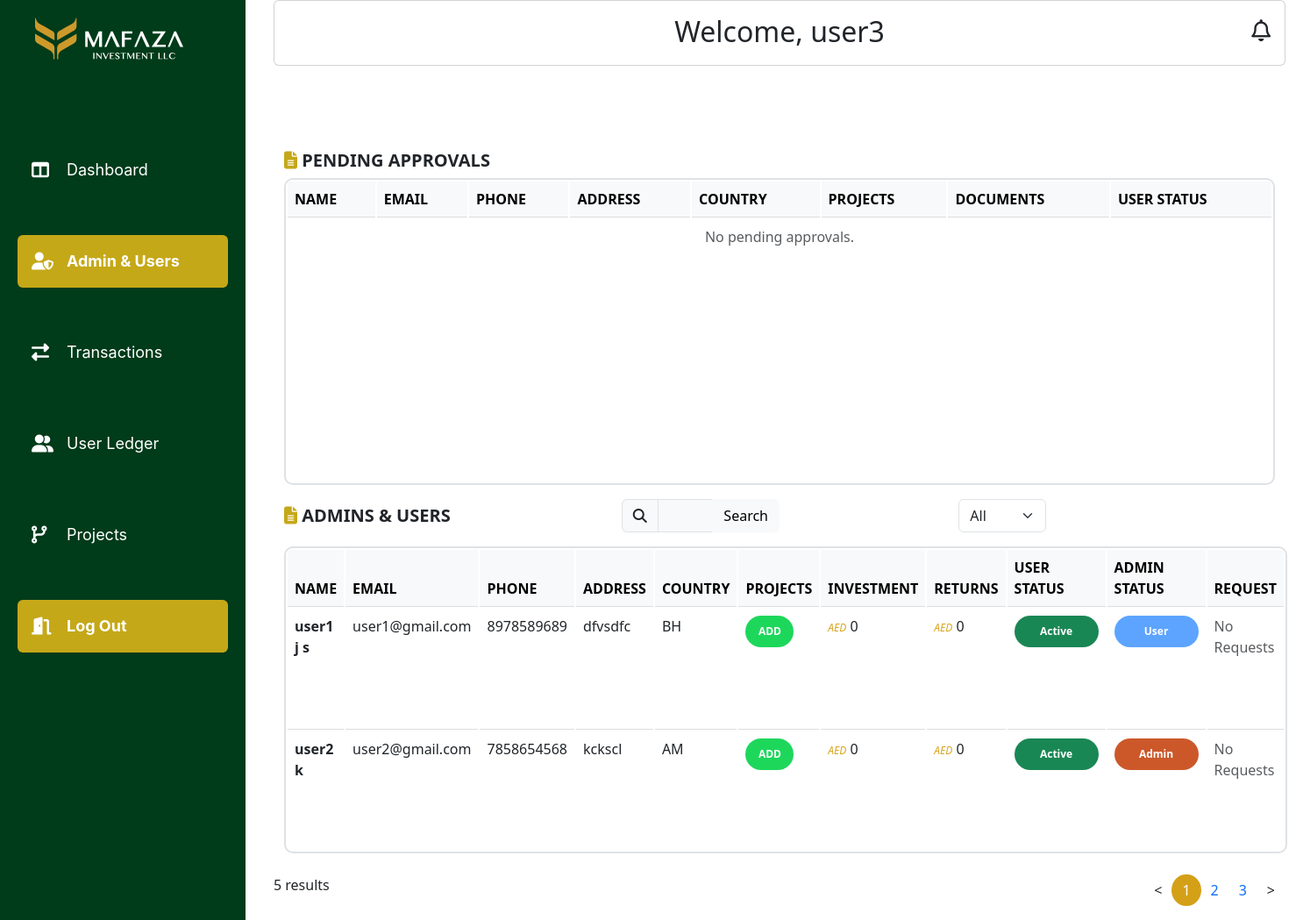
The app's page /mafazapp/adminusers/ (signed in) with its own data.
### mafazapp/models.py (models this page shows, shortened)
class CustomUser(AbstractUser):
    id = models.UUIDField(primary_key=True, default=uuid.uuid4, editable=False)
    phone_number = models.CharField(max_length=15)
    address = models.TextField()
    country = CountryField()
    status = models.CharField(max_length=20, choices=STATUS_CHOICES, default='PENDING')
    is_approved = models.BooleanField(default=False)
    created_at = models.DateTimeField(auto_now_add=True)
    has_requested = models.BooleanField(default=False)

### mafazapp/views.py (the view, shortened to what this page needs)
# urls.py: path('adminusers/', views.adminusers, name='adminusers'),
@user_passes_test(admin_required, login_url='login')
def adminusers(request):
    User = get_user_model()
    search_query = request.GET.get('search', '')
    user_type = request.GET.get('user_type', '')
    users = User.objects.exclude(is_superuser=True)
    if user_type:
        if user_type == 'Admin':
            users = users.filter(is_staff=True)
        elif user_type == 'User':
            users = users.filter(is_staff=False)
    approved_users = users.filter(is_approved=True)
    pending_users = users.filter(is_approved=False)
    requested_users = approved_users.filter(has_requested=True)
    paginator = Paginator(approved_users, 2)
    page_number = request.GET.get('page')
    page_users = paginator.get_page(page_number)
    projects = InvestmentProject.objects.all()
    form = UserProjectAssignmentForm()
    return render(request, 'adminusers.html', {
        'users': page_users,
        'pending_users': pending_users,
        'requested_users': requested_users,
        'search_query': search_query,
        'user_type': user_type,
        'projects': projects,
        'form': form,
    })

### mafazapp/templates/adminusers.html (shortened to what this page needs)
{% load static %}
<!DOCTYPE html>
<html lang="en">
<head>
    <link rel="stylesheet" type="text/css" href="{% static 'css/style.css' %}">
    <link href="https://cdn.jsdelivr.net/npm/bootstrap@5.3.0/dist/css/bootstrap.min.css" rel="stylesheet">
    <link rel="stylesheet" href="https://cdnjs.cloudflare.com/ajax/libs/font-awesome/6.5.1/css/all.min.css">
</head>
<body >
    <div class="sidebar" id="sidebar" >
        <div class="col-lg-4 col-md-12 col-sm-12 col-12 logo">
            <img src="{% static 'images/logo.svg' %}" alt="Logo" class="img-fluid ">
        </div>
<br><br><br><br>
<nav class="sidebar-menu">
    <a href="{% url 'admindashboard' %}" class="nav-link">
        <i class="fa-solid fa-table-columns"></i> Dashboard
    </a>
    <a href="{% url 'adminusers' %}" class="nav-link active">
        <i class='fas fa-user-shield'></i>
        Admin & Users
    </a>
    <a href="{% url 'admintransaction' %}" class="nav-link">
        <i class="fa-solid fa-exchange-alt"></i>
        Transactions
    </a>
    <a href="{% url 'userledger' %}" class="nav-link">
        <i class="fa-solid fa-user-group"></i>
          User Ledger
    </a>
    <a href="{% url 'adminprojects' %}" class="nav-link">
        <i class="fa-solid fa-code-branch"></i>
             Projects
    </a>
<a href="{% url 'logout' %}" class="nav-link logout">
        <i class="fa-solid fa-door-open"></i>
             Log Out
    </a>
</nav>
</div>
<div class="content">
    <div class="container-fluid" >
        <div class="row">
            <div class="col-lg-12 col-md-12 col-sm-12 col-12">
                <div class="card p-3">
                    <h2 class="text-center">Welcome, {{ request.user.first_name }}</h2>
                    <div class="icons">
                        <i class="fa-regular fa-bell"></i>
                    </div>
                </div>
            </div>
        </div>
                <br><br><br>
                <div class="container-fluid mt-4">
                    <h5 class="fw-bold text-uppercase"> <i class="fas fa-file-alt"></i> Pending Approvals</h5>
                    <table class="table">
                        <thead class="table-light">
                            <tr>
                                <th>NAME</th>
                                <th>Email</th>
                                <th>Phone</th>
                                <th>Address</th>
                                <th>Country</th>
                                <th>PROJECTS</th>
                                <th>DOCUMENTS</th>
                                <th>USER STATUS</th>
                            </tr>
                        </thead>
                        <tbody>
                            {% for user in pending_users %}
                            <tr>
                                <td><strong>{{ user.first_name }} {{ user.last_name }}</strong></td>
                                <td>{{ user.email }}</td>
                                <td>{{ user.phone_number }}</td>
                                <td>{{ user.address }}</td>
                                <td>{{ user.country }}</td>
                                <td>WizeGlow</td>
                                <td><a href="#" class="text-primary">UPLOAD DOCUMENTS</a></td>
                                <td>
                                    <form method="POST" action="{% url 'adminusers' %}">
                                        {% csrf_token %}
                                        <input type="hidden" name="user_id" value="{{ user.id }}">
                                        <button type="submit" name="action" value="confirm_toggle"
                                            class="badge2 bg-warning text-dark">
                                            PENDING
                                        </button>
                                    </form>
                                </td>
                            </tr>
                            {% empty %}
                            <tr>
                                <td colspan="8" class="text-center text-muted">No pending approvals.</td>
                            </tr>
                            {% endfor %}
                        </tbody>
                    </table>
                    <div class="row align-items-center">
                        <div class="col-lg-4 col-md-4 col-sm-12 col-12  mb-2 mb-md-0">
                            <h5 class="fw-bold text-uppercase me-3 mb-0">
                                <i class="fas fa-file-alt"></i> Admins & Users
                            </h5>
                        </div>
                        <div class=" col-lg-4 col-md-4 col-sm-12  col-12 col-md">
                            <form method="GET" action="{% url 'adminusers' %}">
                            <div class="input-group w-50">
                                <span class="input-group-text"><i class="fas fa-search"></i></span>
                                <input type="text" name="search" class="form-control bg-light" value="{{ search_query }}">
                                <button type="submit" class="btn btn-light">Search</button>
                            </form>
                            </div>
                        </div>
                        <div class="col-lg-4 col-md-4 col-sm-12 col-12  mt-2 mt-md-0">
                            <form method="GET" action="{% url 'adminusers' %}">
                                <select name="user_type" class="form-select w-auto" onchange="this.form.submit()">
                                    <option value="" {% if not user_type %}selected{% endif %}>All</option>
                                </select>
                            </form>
                        </div>
                    </div>
                    <table class="table mt-3">
                        <thead class="table-light">
                            <tr>
                                <th>NAME</th>
                                <th>Email</th>
                                <th>Phone</th>
                                <th>Address</th>
                                <th>Country</th>
                                <th>PROJECTS</th>
                                <th>INVESTMENT</th>
                                <th>RETURNS</th>
                                <th>USER STATUS</th>
                                <th>ADMIN STATUS</th>
                                <th>REQUEST</th>
                            </tr>
                        </thead>
                        <tbody>
                            {% for user in users %}
                            <tr>
                                <td><strong>{{ user.first_name }} {{ user.last_name }}</strong></td>
                                <td>{{ user.email }}</td>
                                <td>{{ user.phone_number }}</td>
                                <td>{{ user.address }}</td>
                                <td>{{ user.country }}</td>
                                <td>
                                    <button class="badge4 assign-btn" data-bs-toggle="modal" data-bs-target="#assignProjectModal"
                                    data-user-id="{{ user.id }}" data-username="{{ user.username }}">
                                    ADD
                                    </button>
                                </td>
                                <td><span class="currency">AED</span> 0</td>
                                <td><span class="currency">AED</span> 0</td>
                                <td>
                                    <form method="POST" action="{% url 'adminusers' %}">
                                        <button type="submit" name="action" value="confirm_toggle"
                                            class="badge3 {% if user.is_approved %}bg-success{% else %}bg-warning{% endif %}">
                                            {% if user.is_approved %} Active {% else %} Pending {% endif %}
                                        </button>
                                    </form>
                                </td>
                                <td>
                                    <form method="POST" action="{% url 'adminusers' %}">
                                        <button type="submit" name="action" value="{% if user.is_staff %}demote{% else %}promote{% endif %}"
                                                class="badge1 {% if user.is_staff %}admin{% else %}user{% endif %}">
                                            {% if user.is_staff %} Admin {% else %} User {% endif %}
                                        </button>
                                    </form>
                                </td>
<td>
    {% if user.has_requested %}
        <button type="button" class="btn btn-info" data-bs-toggle="modal" data-bs-target="#resetPasswordModal{{ user.id }}">
            View Request
        </button>
        <div class="modal fade" id="resetPasswordModal{{ user.id }}" tabindex="-1" aria-labelledby="resetPasswordModalLabel" aria-hidden="true">
            <div class="modal-dialog">
                <div class="modal-content">
                    <div class="modal-header">
                        <h5 class="modal-title" id="resetPasswordModalLabel">Reset Password for {{ user.username }}</h5>
                        <button type="button" class="btn-close" data-bs-dismiss="modal" aria-label="Close"></button>
                    </div>
                    <div class="modal-body">
                        <form method="POST" action="{% url 'adminusers' %}">
                            {% csrf_token %}
                            <input type="hidden" name="user_id" value="{{ user.id }}">
                            <input type="hidden" name="action" value="reset_password">
                            <div class="mb-3">
                                <label for="new_password_{{ user.id }}" class="form-label">New Password</label>
                                <input type="password" class="form-control" id="new_password_{{ user.id }}" name="new_password" required>
                            </div>
                            <div class="mb-3">
                                <label for="confirm_password_{{ user.id }}" class="form-label">Confirm Password</label>
                                <input type="password" class="form-control" id="confirm_password_{{ user.id }}" name="confirm_password" required>
                            </div>
                            <div class="modal-footer">
                                <button type="submit" class="btn btn-primary">Reset Password</button>
                                <button type="button" class="btn btn-secondary" data-bs-dismiss="modal">Cancel</button>
                            </div>
                        </form>
                    </div>
                </div>
            </div>
        </div>
    {% else %}
        <span class="text-muted">No Requests</span>
    {% endif %}
</td>
            </tr>
               {% endfor %}
                        </tbody>
                    </table>
                    </div>
                   <div class="row mt-4">
                    <div class="col-6">
                        <p>{{ users.paginator.count }} results</p>
                    </div>
                    <div class="col-6">
                        <nav aria-label="Page navigation example">
                            <ul class="pagination justify-content-end">
                                {% if users.has_previous %}
                                    <li class="page-item">
                                        <a class="page-link" href="?page={{ users.previous_page_number }}">&lt;</a>
                                    </li>
                                {% else %}
                                    <li class="page-item disabled">
                                        <a class="page-link" href="#">&lt;</a>
                                    </li>
                                {% endif %}
                                {% for num in users.paginator.page_range %}
                                    {% if num == users.number %}
                                        <li class="page-item active">
                                            <a class="page-link" href="?page={{ num }}">{{ num }}</a>
                                        </li>
                                    {% elif num > users.number|add:-3 and num < users.number|add:3 %}
                                        <li class="page-item">
                                            <a class="page-link" href="?page={{ num }}">{{ num }}</a>
                                        </li>
                                    {% endif %}
                                {% endfor %}
                                {% if users.has_next %}
                                    <li class="page-item">
                                        <a class="page-link" href="?page={{ users.next_page_number }}">&gt;</a>
                                    </li>
                                {% else %}
                                    <li class="page-item disabled">
                                        <a class="page-link" href="#">&gt;</a>
                                    </li>
                                {% endif %}
                            </ul>
                        </nav>
                    </div>
                </div>
</body>
</html>

### records on screen
CustomUser: user.first_name "user3"
CustomUser: first_name "user1", last_name "j s", email "user1@gmail.com", phone_number "8978589689", address "dfvsdfc", country "BH", is_approved "Active", is_staff "User", has_requested "No Requests"
CustomUser: first_name "user2", last_name "k", email "user2@gmail.com", phone_number "7858654568", address "kckscl", country "AM", is_approved "Active", is_staff "Admin", has_requested "No Requests"

### other values on screen
{{ users.paginator.count }} "5"
{{ num }} "1"
{{ num }} "2" "3"
